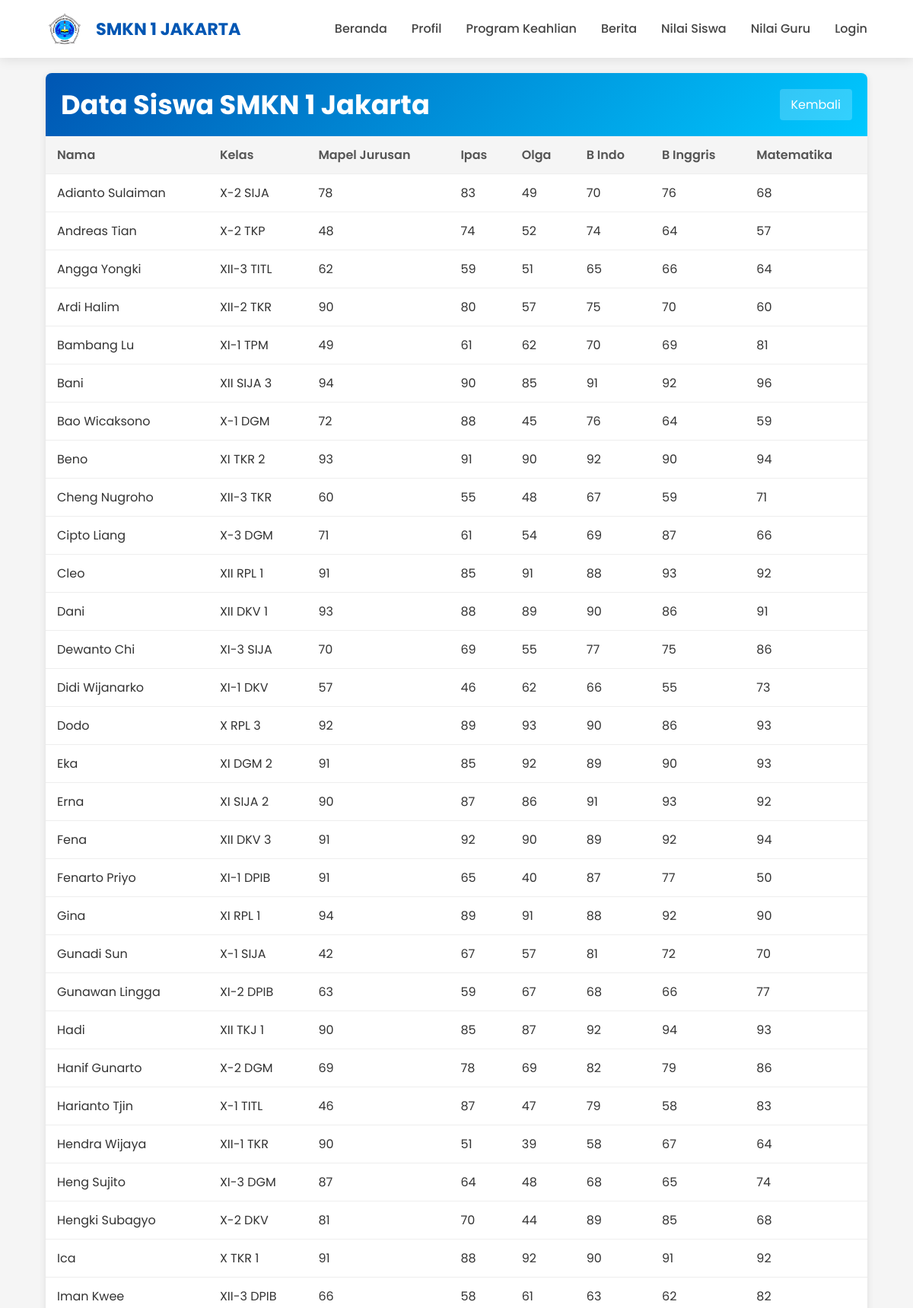
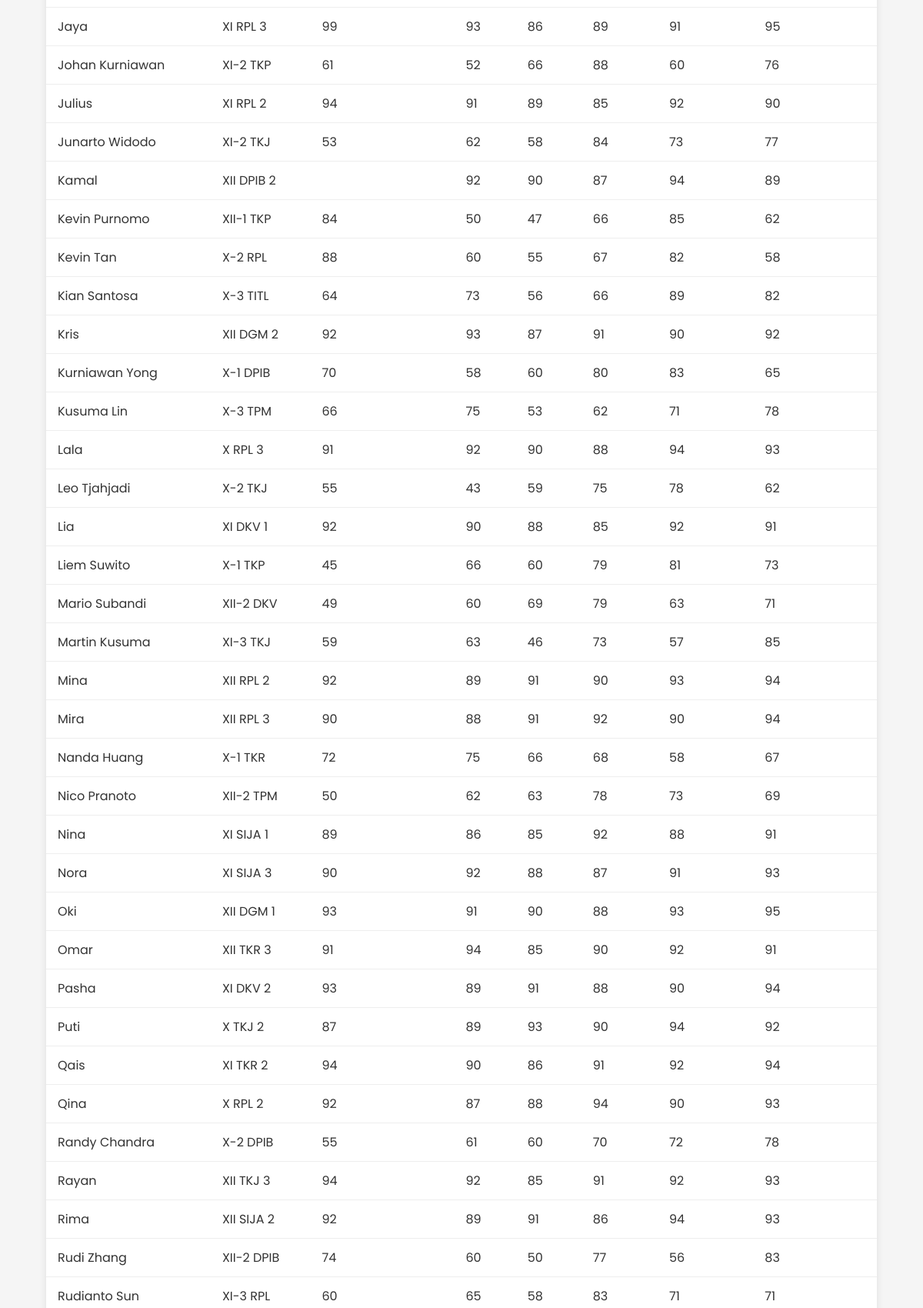
The page /nilaisiswa2.php (upper part) on the database as committed earlier (2 pictures, top to bottom).
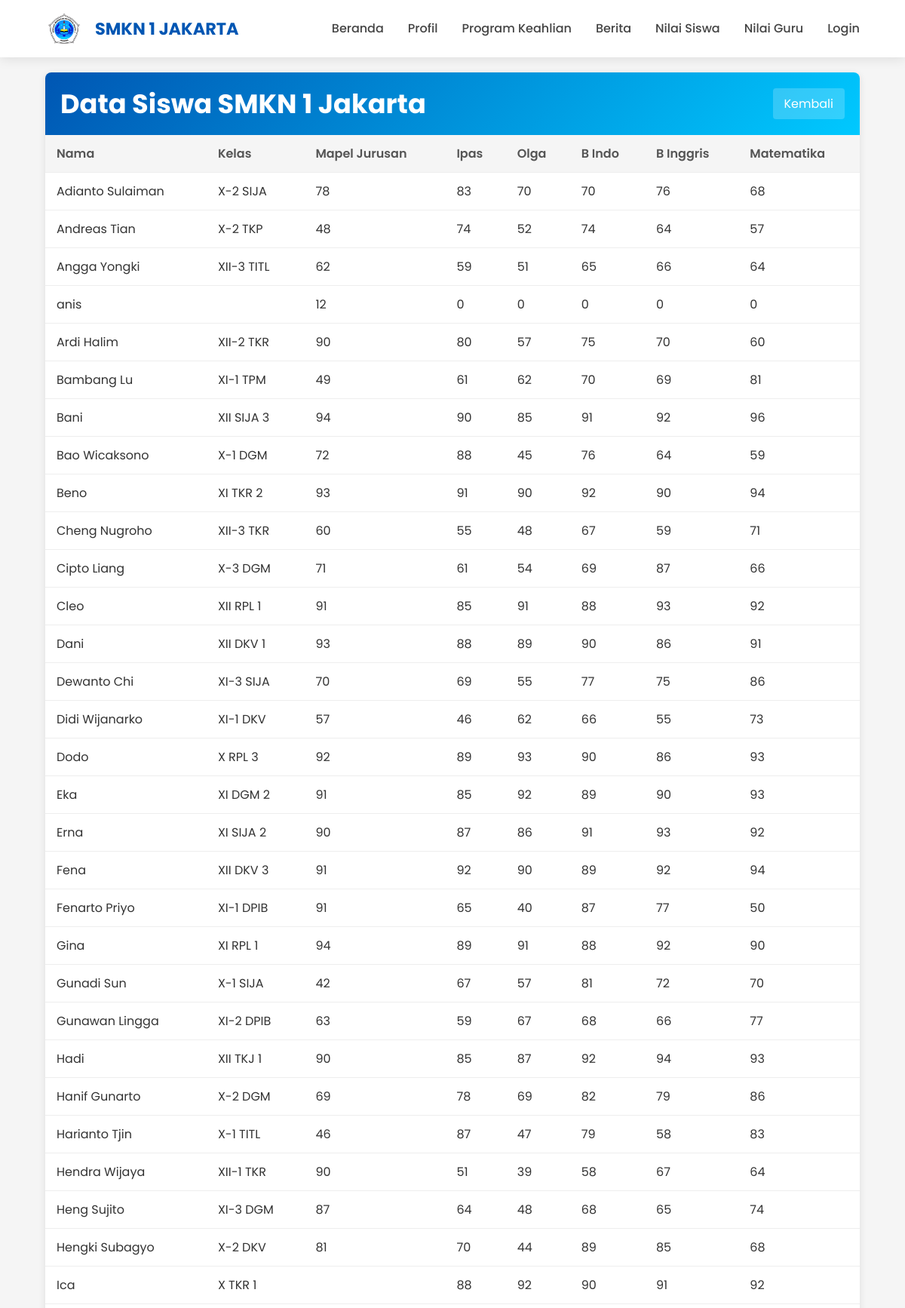
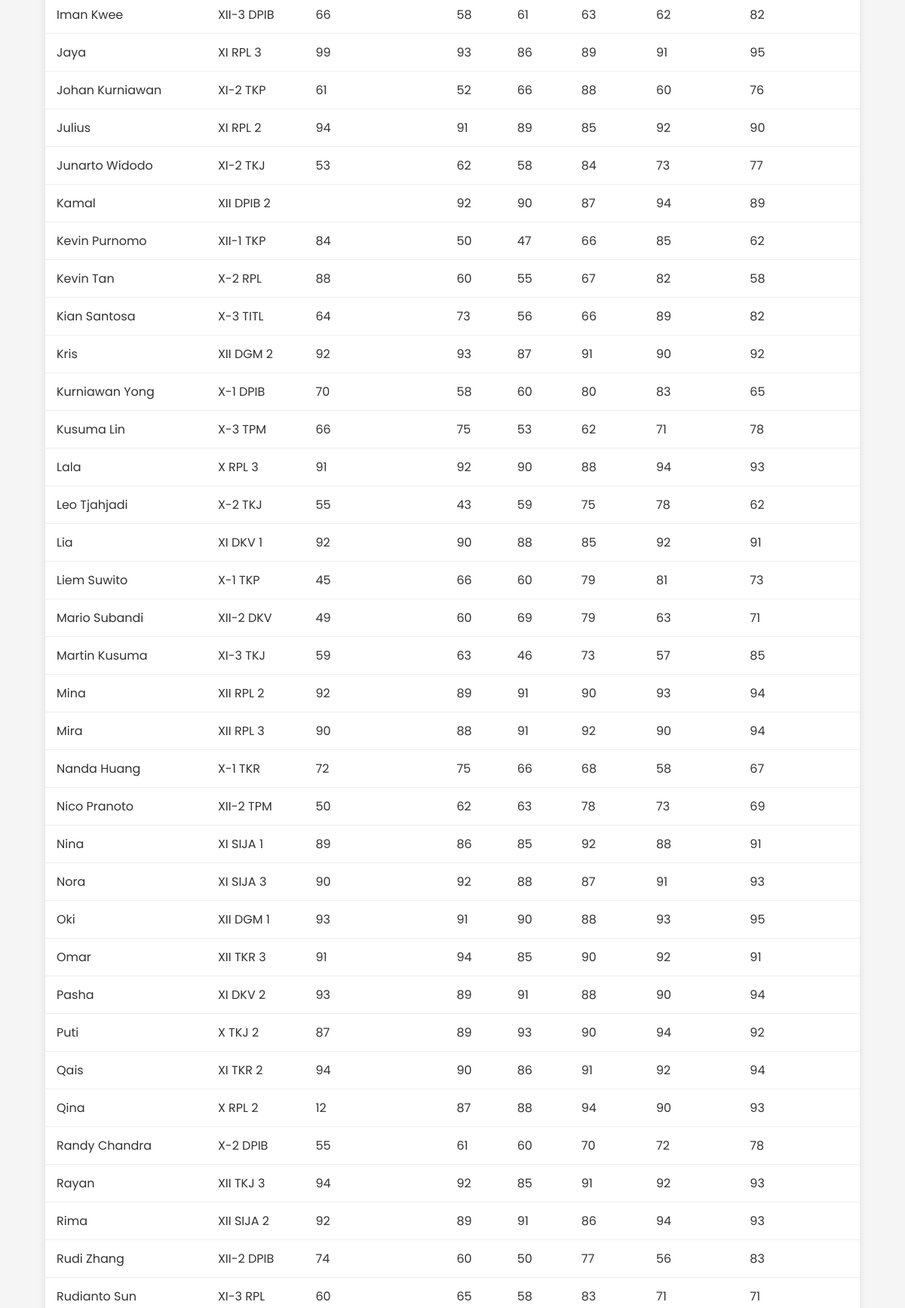
The same page on the database as committed later (2 pictures, top to bottom).
### tables this page shows
CREATE TABLE `nilaisiswa` (
  `nama` varchar(200) NOT NULL,
  `kelas` varchar(11) NOT NULL,
  `produktif` varchar(11) NOT NULL,
  `ipas` int(11) NOT NULL,
  `olga` int(11) NOT NULL,
  `b_indo` int(11) NOT NULL,
  `b_inggris` int(11) NOT NULL,
  `matematika` int(11) NOT NULL
);

### nilaisiswa2.php (the view, shortened to what this page needs)
<?php
include 'config.php';
$is_logged_in = isset($_SESSION['role']);
$query = "SELECT nama, kelas, produktif, ipas, olga, b_indo, b_inggris, matematika FROM nilaisiswa WHERE 1=1";
$result = mysqli_query($db, $query);
?>
<!DOCTYPE html>
<html lang="id">
<head>
    <link rel="stylesheet" href="https://cdnjs.cloudflare.com/ajax/libs/font-awesome/6.0.0/css/all.min.css">
    <link rel="stylesheet" href="css/nilaisiswa.css?v=3">
</head>
<body>
    <nav>
        <div class="logname" id="nav">
            <img src="img/smkn1-jakarta.png" alt="Logo SMKN 1 Jakarta">
            <h1>SMKN 1 JAKARTA</h1>
        </div>
        <div class="nav-menu">
            <a href="tmpadmin.php #beranda">Beranda</a>
            <a href="tmpadmin.php #profil">Profil</a>
            <a href="tmpadmin.php #programs">Program Keahlian</a>
            <a href="tmpadmin.php #berita">Berita</a>
            <a href="nilaisiswa2.php">Nilai Siswa</a>
            <a href="nilaiguru2.php">Nilai Guru</a>
            <?php if ($is_logged_in): ?>
                <a href="dashboard.php">Dashboard</a>
            <?php else: ?>
                <a href="login.php">Login</a>
            <?php endif; ?>
        </div>
    </nav>
    <div class="container">
        <div class="header">
            <h1>Data Siswa SMKN 1 Jakarta</h1>
            <a href="tmpawal.php" class="logout">Kembali</a>
        </div>
        <table>
            <thead>
                <tr>
                    <th>Nama</th>
                    <th>Kelas</th>
                    <th>Mapel Jurusan</th>
                    <th>Ipas</th>
                    <th>Olga</th>
                    <th>B Indo</th>
                    <th>B Inggris</th>
                    <th>Matematika</th>
                </tr>
            </thead>
            <tbody>
                <?php while ($row = mysqli_fetch_assoc($result)): ?>
                    <tr>
                        <td><?php echo htmlspecialchars($row['nama']); ?></td>
                        <td><?php echo htmlspecialchars($row['kelas']); ?></td>
                        <td><?php echo htmlspecialchars($row['produktif']); ?></td>
                        <td><?php echo htmlspecialchars($row['ipas']); ?></td>
                        <td><?php echo htmlspecialchars($row['olga']); ?></td>
                        <td><?php echo htmlspecialchars($row['b_indo']); ?></td>
                        <td><?php echo htmlspecialchars($row['b_inggris']); ?></td>
                        <td><?php echo htmlspecialchars($row['matematika']); ?></td>
                    </tr>
                <?php endwhile; ?>
            </tbody>
        </table>
    </div>
</body>
</html>

### css/nilaisiswa.css (style rules this page uses)
* { margin: 0; padding: 0; box-sizing: border-box; font-family: 'Poppins', 'Segoe UI', Tahoma, Geneva, Verdana, sans-serif; }
:root { --primary: #0056b3; --secondary: #ff6b00; --light: #f8faff; --dark: #1a1a1a; --gray: #f0f0f0; --accent: #00c9ff; }
body { background-color: #f5f5f5; min-height: 100vh; display: flex; flex-direction: column; color: #333; }
nav { background-color: white; box-shadow: 0 2px 15px rgba(0, 0, 0, 0.1); padding: 0.8rem 5%; display: flex; justify-content: space-between; align-items: center; position: sticky; top: 0; z-index: 1000; }
.logname { display: flex; align-items: center; gap: 1rem; }
.logname img { height: 50px; width: auto; }
.logname h1 { color: var(--primary); font-size: 1.4rem; font-weight: 700; }
.nav-menu { display: flex; gap: 2rem; }
.nav-menu a { text-decoration: none; color: #444; font-weight: 500; transition: color 0.3s; padding: 0.5rem 0; position: relative; }
.nav-menu a::after { content: ''; position: absolute; bottom: 0; left: 0; width: 0; height: 2px; background-color: var(--primary); transition: width 0.3s; }
.container { width: 90%; max-width: 1200px; margin: 20px auto; background-color: white; box-shadow: 0 2px 10px rgba(0, 0, 0, 0.1); border-radius: 8px; overflow: hidden; }
.header { background: linear-gradient(135deg, var(--primary) 0%, var(--accent) 100%); color: white; padding: 15px 20px; display: flex; justify-content: space-between; align-items: center; }
.header h1 { font-size: 2.2rem; font-weight: 700; }
.logout { background-color: rgba(255, 255, 255, 0.2); color: white; padding: 8px 15px; border-radius: 4px; text-decoration: none; transition: background-color 0.3s; }
table { width: 100%; border-collapse: collapse; margin-bottom: 20px; }
thead { background-color: #f5f5f5; }
th, td { padding: 12px 15px; text-align: left; border-bottom: 1px solid #eee; }
th { font-weight: 600; color: #555; }

Rows that differ between the two databases and show on the page:
changed nilaisiswa "Adianto Sulaiman": olga "49" → "70"
added nilaisiswa: nama "anis", produktif "12", ipas "0", olga "0", b_indo "0", b_inggris "0", matematika "0"
changed nilaisiswa "Ica": produktif "91" → (not shown)
changed nilaisiswa "Qina": produktif "92" → "12"
